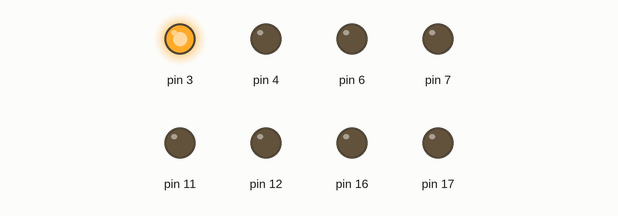
Recording of a sketch running on a simulated Arduino Uno, built with avr-gcc and run on an emulated ATmega328P. Parts: output pins drawn as LEDs (lit = HIGH).

Above: at 0.02 s.
At 0.2 s:
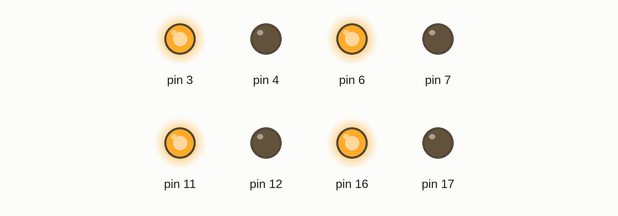
At 0.32 s:
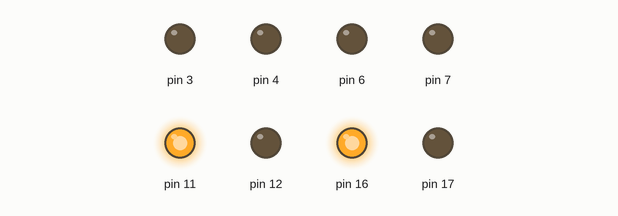
At 2.4 s:
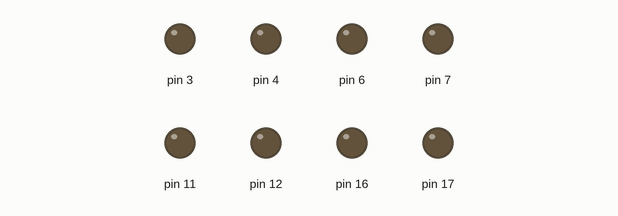
At 4.52 s:
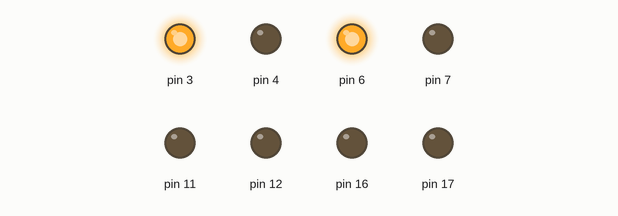
At 4.82 s:
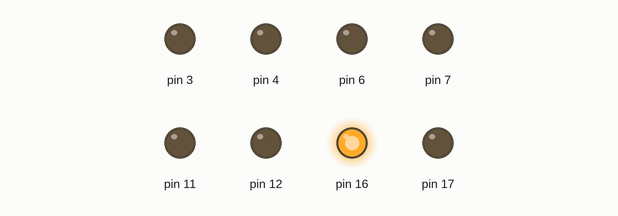
Timing chart, 0 to 5.8 s (numbered marks = the images above):
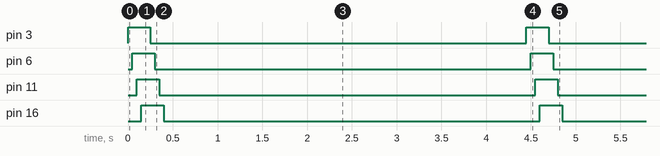

The sketch:

SmallLED_CIRCLE.ino
```cpp
void setup() {
  // put your setup code here, to run once:
  pinMode(3, OUTPUT);
  pinMode(4, OUTPUT);
  pinMode(6, OUTPUT);
  pinMode(7, OUTPUT);
  pinMode(11, OUTPUT);
  pinMode(12, OUTPUT);
  pinMode(16, OUTPUT);
  pinMode(17, OUTPUT);
  digitalWrite(4, LOW);
  digitalWrite(7, LOW);
  digitalWrite(12, LOW);
  digitalWrite(17, LOW);
}

void loop() {
  // put your main code here, to run repeatedly:
  digitalWrite(3, HIGH);
  delay(50);
  digitalWrite(6, HIGH);
  delay(50);
  digitalWrite(11, HIGH);
  delay(50);
  digitalWrite(16, HIGH);
  delay(100);

  digitalWrite(3, LOW);
  delay(50);
  digitalWrite(6, LOW);
  delay(50);
  digitalWrite(11, LOW);
  delay(50);
  digitalWrite(16, LOW);
  delay(50);

  delay(4000);

}
```

Measured:
- by itself, pin 3, pin 6, pin 11, pin 16: alternates HIGH for 0.25 s and LOW for 4.2 s
- by itself, everything shown: repeats every 4.5 s, in 8 steps
